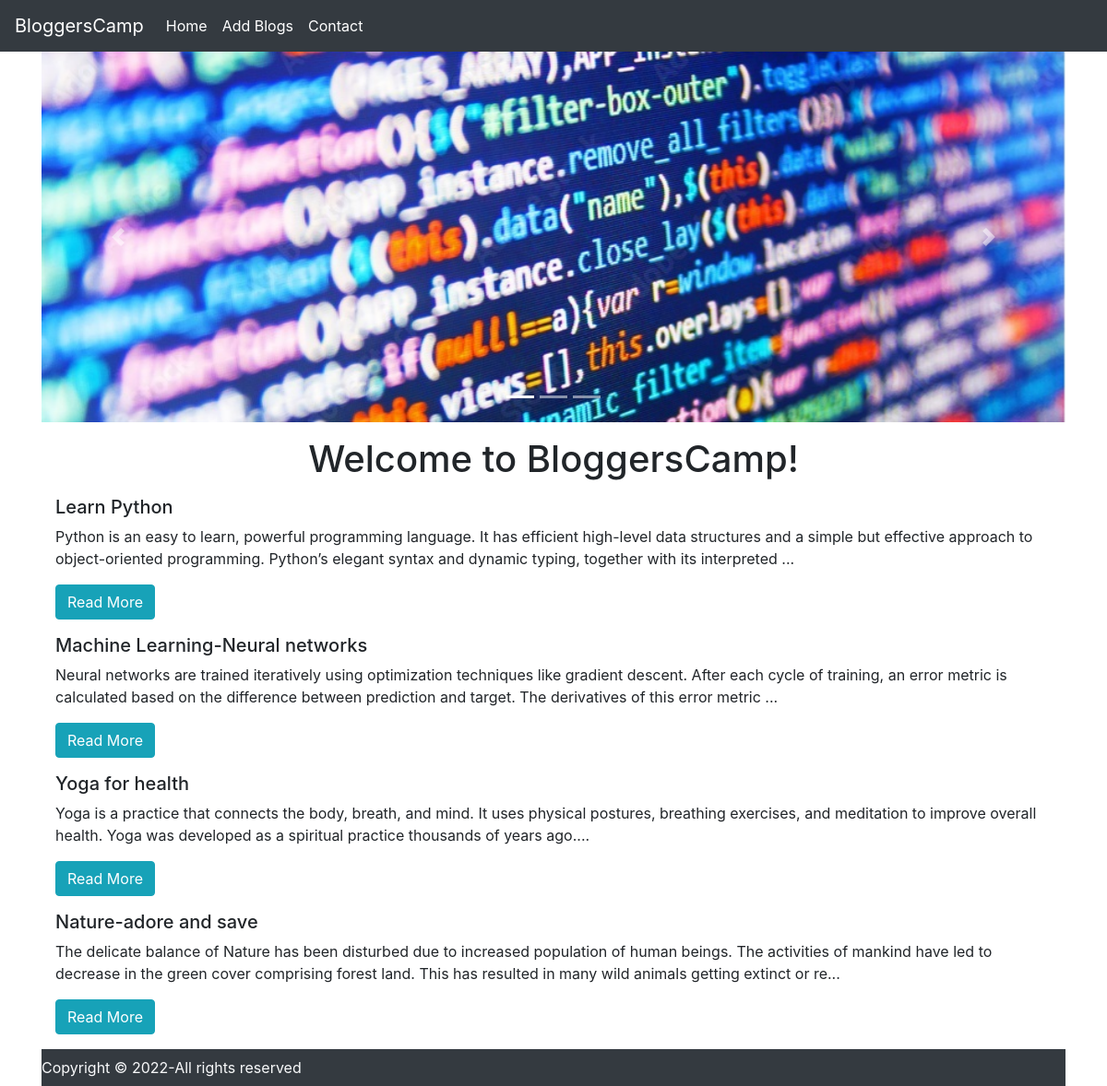
The page / on the database its author committed.
### blog/models.py (models this page shows, shortened)
class blogs(models.Model):
    sno=models.AutoField(primary_key=True)
    title = models.CharField(max_length=300)
    slug = models.CharField(max_length=300)
    content = models.TextField()
    time=models.DateTimeField(auto_now_add=True)
    shortdesc=models.CharField(max_length=300, default="")

### blog/views.py (the view)
# urls.py: path('', include('blog.urls'))
def blog(request):
    allblogs=blogs.objects.all()
    context={'allblogs' :allblogs }
    return render(request,'bloghome.html',context)

### templates/bloghome.html (shortened to what this page needs)
{% extends 'index.html'%}
{% block body %}
<div class="container-fluid mt-0 px-0">
  <div id="carouselExampleIndicators" class="carousel slide" data-ride="carousel">
    <ol class="carousel-indicators">
      <li data-target="#carouselExampleIndicators" data-slide-to="0" class="active"></li>
      <li data-target="#carouselExampleIndicators" data-slide-to="1"></li>
      <li data-target="#carouselExampleIndicators" data-slide-to="2"></li>
    </ol>
    <div class="carousel-inner">
      <div class="carousel-item active">
        <img class="d-block w-100" src="/static/img/1.jpg" alt="First slide">
      </div>
    </div>
    <a class="carousel-control-prev" href="#carouselExampleIndicators" role="button" data-slide="prev">
      <span class="carousel-control-prev-icon" aria-hidden="true"></span>
    </a>
    <a class="carousel-control-next" href="#carouselExampleIndicators" role="button" data-slide="next">
      <span class="carousel-control-next-icon" aria-hidden="true"></span>
    </a>
  </div>
</div>
<div class="container-fluid">
    <h1 class="my-3 text-center font-family:sans-serif">Welcome to BloggersCamp!</h1>
    {% for items in allblogs %}
    <div class="media ">
        <div class="media-body">
            <h5 class="mt-0">{{items.title}}</h5>
            <p>{{items.shortdesc|slice:245}}...</p>
        </div>
    </div>
    <button type="button" class="btn btn-info mb-3" ><a href="/blogpost/{{items.slug}}" style="color: white">Read More</a> </button>
    {% endfor %}
</div>
<footer class="text-light bg-dark position-relative fixed-bottom">
  <p class="text-centre my-0 py-2">
    Copyright &copy; 2022-All rights reserved
  </p>
</footer>
{% endblock body %}

### templates/index.html (shortened to what this page needs)
<!doctype html>
<html lang="en">
  <head>
    <link rel="stylesheet" href="https://cdn.jsdelivr.net/npm/bootstrap@4.0.0/dist/css/bootstrap.min.css">
  </head>
  <body>
    <div class="container-fluid pr-0 pl-0 mx-0">
      <nav class="navbar navbar-expand-lg navbar-dark bg-dark">
        <a class="navbar-brand" href="#">BloggersCamp</a>
        <div class="collapse navbar-collapse" id="navbarSupportedContent">
          <ul class="navbar-nav mr-auto">
            <li class="nav-item active">
              <a class="nav-link" href="/">Home <span class="sr-only">(current)</span></a>
            </li>
            <li class="nav-item active">
              <a class="nav-link" href="/addblogs">Add Blogs<span class="sr-only">(current)</span></a>
            </li>
            <li class="nav-item active">
              <a class="nav-link" href="/contact">Contact<span class="sr-only">(current)</span></a>
            </li>
          </ul>
        </div>
      </nav>
    </div>
    <div class="container">
      {% block body %}
      {% endblock body %}
    </div>
  </body>
</html>

### templates/index.html (style rules this page uses)
a { text-decoration: none; }

### rows shown on the page
blogs: title "Learn Python", shortdesc "Python is an easy to learn, powerful programming language. It has efficient high-level data structures and a simple but effective approach to object-oriented programming. Python’s elegant syntax and dynamic typing, together with its interpreted"
blogs: title "Machine Learning-Neural networks", shortdesc "Neural networks are trained iteratively using optimization techniques like gradient descent. After each cycle of training, an error metric is calculated based on the difference between prediction and target. The derivatives of this error metric"
blogs: title "Yoga for health", shortdesc "Yoga is a practice that connects the body, breath, and mind. It uses physical postures, breathing exercises, and meditation to improve overall health. Yoga was developed as a spiritual practice thousands of years ago."
blogs: title "Nature-adore and save", shortdesc "The delicate balance of Nature has been disturbed due to increased population of human beings. The activities of mankind have led to decrease in the green cover comprising forest land. This has resulted in many wild animals getting extinct or re"
